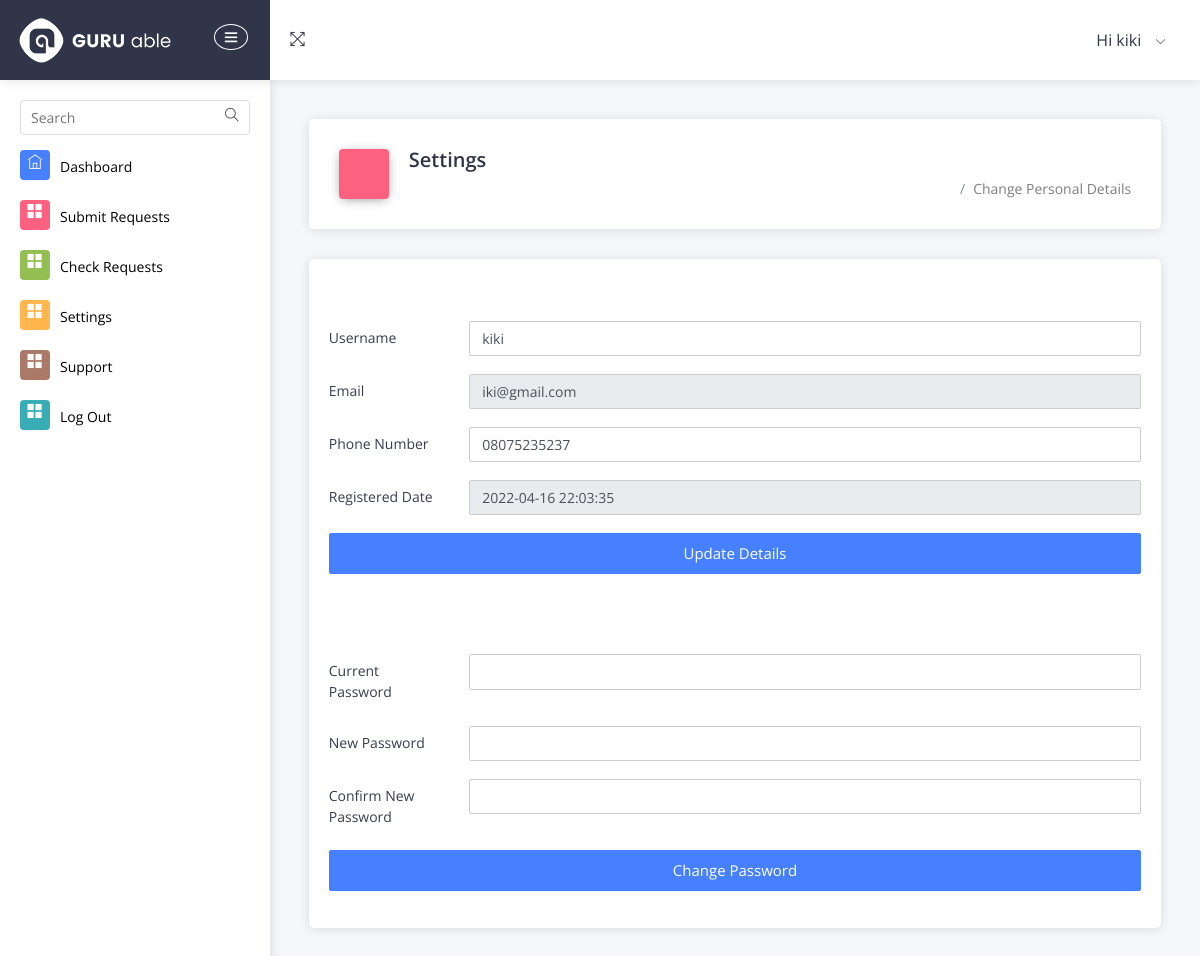
/settings.php (signed in), run on the app's committed database.
### tables this page shows
CREATE TABLE `users` (
  `id` int(3) NOT NULL,
  `username` varchar(255) NOT NULL,
  `email` varchar(255) NOT NULL,
  `phone` varchar(255) NOT NULL,
  `password` varchar(255) NOT NULL,
  `register_date` datetime NOT NULL DEFAULT current_timestamp()
);

### settings.php (the view, shortened to what this page needs)
<?php
 include('./includes/db.php');
if (strlen($_SESSION['id']==0)) {
  header('location:logout.php');
  ob_end_flush();
  } else{
?>
<?php  include_once('./includes/user_header.php');  ?>
<?php  include_once('./includes/user_nav.php');  ?>
            <div class="pcoded-main-container">
                <div class="pcoded-wrapper">
<?php  include_once('./includes/user_sidebar.php');  ?>
                    <div class="pcoded-content">
                        <div class="pcoded-inner-content">
                            <div class="main-body">
                                <div class="page-wrapper">
                                    <div class="page-header card">
                                        <div class="row align-items-end">
                                            <div class="col-lg-8">
                                                <div class="page-header-title">
                                                    <i class="icofont icofont icofont icofont-file-document bg-c-pink"></i>
                                                    <div class="d-inline">
                                                    <h4>Settings</h4>
                                                    </div>
                                                </div>
                                            </div>
                                            <div class="col-lg-4">
                                                <div class="page-header-breadcrumb">
                                                    <ul class="breadcrumb-title">
                                                        <li class="breadcrumb-item">
                                                            <a href="home.php">
                                                                <i class="icofont icofont-home"></i>
                                                            </a>
                                                        </li>
                                                        <li class="breadcrumb-item"><a href="settings.php">Change Personal Details</a>
                                                        </li>
                                                    </ul>
                                                </div>
                                            </div>
                                        </div>
                                    </div>
                                    <div class="page-body">
                                        <div class="row">
                                            <div class="col-sm-12">
                                        <div class="card">
<div class="card-block">
<?php
$id=$_SESSION['id'];
$query=mysqli_query($conn,"select * from users where id='$id'");
while($result=mysqli_fetch_array($query)):
    ?>
                <form method="post">
                    <br><br>
                        <div class="form-group row">
                            <label class="col-sm-2 col-form-label">Username</label>
                            <div class="col-sm-10">
                                <input type="text" class="form-control"name="username" id="fname" value ="<?php echo $result['username'];?>" required />
                            </div>
                        </div>
                        <div class="form-group row">
                            <label class="col-sm-2 col-form-label"><i class="zmdi zmdi-email"></i>Email</label>
                            <div class="col-sm-10">
                                <input type="email" class="form-control"name="email" id="email" value ="<?php echo $result['email']; ?>" readonly />
                            </div>
                        </div>
                        <div class="form-group row">
                            <label class="col-sm-2 col-form-label"><i class="zmdi zmdi-email"></i>Phone Number</label>
                            <div class="col-sm-10">
                                <input type="text" class="form-control"name="contact" id="contact"  value = "<?php echo $result['phone']; ?>" pattern="[0-9]{11}" title="11 numeric characters only"  maxlength="11" required/>
                            </div>
                        </div>
                        <div class="form-group row">
                            <label class="col-sm-2 col-form-label"><i class="zmdi zmdi-email"></i>Registered Date</label>
                            <div class="col-sm-10">
                                <input type="text" class="form-control"name="regdate" id="regdate" value ="<?php echo $result['register_date']; ?>" readonly />
                            </div>
                        </div>
                            <div class="form-group form-button">
                                <button type="submit" class="btn btn-primary btn-block" name="update">Update Details</button>
                            </div>
                    </form>  <br><br><br>
<?php
endwhile;
  ?>
<form method="post" name="changepassword" onSubmit="return valid();" id="chgpass">
                        <div class="form-group row">
                            <label class="col-sm-2 col-form-label">Current Password </label>
                            <div class="col-sm-10">
                                <input type="password" class="form-control" id="currentpassword" name="currentpassword" value="" required />
                            </div>
                        </div>
                        <div class="form-group row">
                            <label class="col-sm-2 col-form-label">New Password</label>
                            <div class="col-sm-10">
                                <input type="password" class="form-control" id="newpassword" name="newpassword" value="" required />
                            </div>
                        </div>
                        <div class="form-group row">
                            <label class="col-sm-2 col-form-label">Confirm New Password</label>
                            <div class="col-sm-10">
                                <input type="password" class="form-control" id="confirmpassword" name="confirmpassword" required />
                            </div>
                        </div>
<div class="form-group form-button"><button type="submit" class="btn btn-primary btn-block" name="change-password">Change Password</button> </div>
</form>
</div>
</div>
                                            </div>
                                        </div>
                                    </div>
<?php } include_once('./includes/user_footer.php') ?>

### data on the page
users: username "kiki", email "iki@gmail.com", contact "08075235237", regdate "2022-04-16 22:03:35"

### other printed values
$_SESSION['username'] "kiki"
